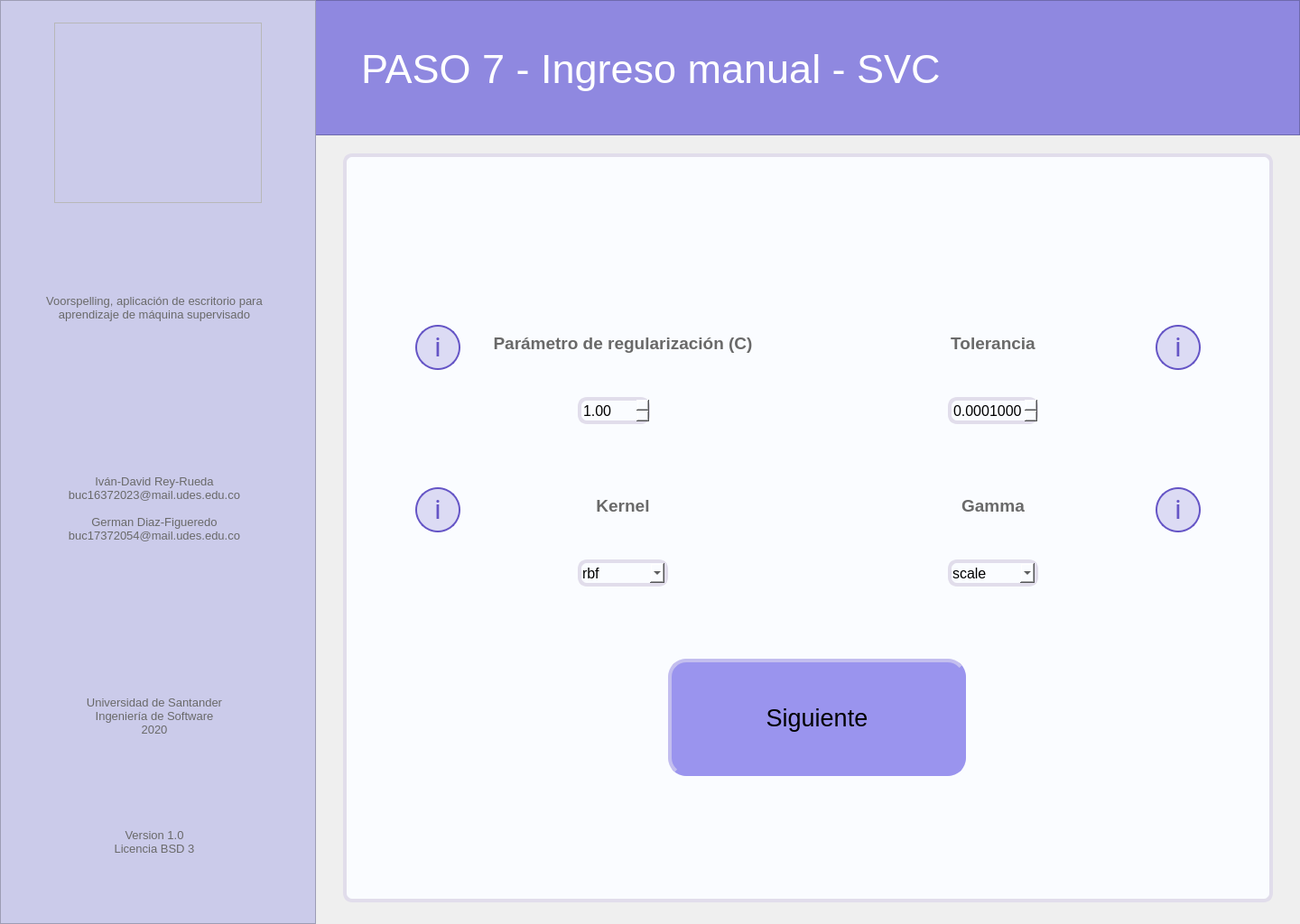
<?xml version="1.0" encoding="UTF-8"?>
<ui version="4.0">
 <class>MainWindow</class>
 <widget class="QMainWindow" name="MainWindow">
  <property name="geometry">
   <rect>
    <x>0</x>
    <y>0</y>
    <width>1440</width>
    <height>1024</height>
   </rect>
  </property>
  <property name="minimumSize">
   <size>
    <width>1440</width>
    <height>1024</height>
   </size>
  </property>
  <property name="maximumSize">
   <size>
    <width>1440</width>
    <height>1024</height>
   </size>
  </property>
  <property name="windowTitle">
   <string>Voorspelling</string>
  </property>
  <widget class="QWidget" name="centralwidget">
   <widget class="QFrame" name="left_bar">
    <property name="geometry">
     <rect>
      <x>0</x>
      <y>0</y>
      <width>350</width>
      <height>1024</height>
     </rect>
    </property>
    <property name="styleSheet">
     <string notr="true">background-color: rgb(203, 203, 234);

</string>
    </property>
    <property name="frameShape">
     <enum>QFrame::StyledPanel</enum>
    </property>
    <property name="frameShadow">
     <enum>QFrame::Raised</enum>
    </property>
    <widget class="QLabel" name="lbl_left_1">
     <property name="geometry">
      <rect>
       <x>18</x>
       <y>278</y>
       <width>306</width>
       <height>126</height>
      </rect>
     </property>
     <property name="font">
      <font>
       <pointsize>10</pointsize>
      </font>
     </property>
     <property name="styleSheet">
      <string notr="true">color: rgb(105, 105, 105);</string>
     </property>
     <property name="text">
      <string>Voorspelling, aplicación de escritorio para aprendizaje de máquina supervisado</string>
     </property>
     <property name="alignment">
      <set>Qt::AlignCenter</set>
     </property>
     <property name="wordWrap">
      <bool>true</bool>
     </property>
    </widget>
    <widget class="QLabel" name="lbl_left_2">
     <property name="geometry">
      <rect>
       <x>18</x>
       <y>500</y>
       <width>306</width>
       <height>126</height>
      </rect>
     </property>
     <property name="font">
      <font>
       <pointsize>10</pointsize>
      </font>
     </property>
     <property name="styleSheet">
      <string notr="true">color: rgb(105, 105, 105);</string>
     </property>
     <property name="text">
      <string>Iván-David Rey-Rueda
buc16372023@mail.udes.edu.co

German Diaz-Figueredo
buc17372054@mail.udes.edu.co</string>
     </property>
     <property name="alignment">
      <set>Qt::AlignCenter</set>
     </property>
     <property name="wordWrap">
      <bool>true</bool>
     </property>
    </widget>
    <widget class="QLabel" name="lbl_left_3">
     <property name="geometry">
      <rect>
       <x>18</x>
       <y>730</y>
       <width>306</width>
       <height>126</height>
      </rect>
     </property>
     <property name="font">
      <font>
       <pointsize>10</pointsize>
      </font>
     </property>
     <property name="styleSheet">
      <string notr="true">color: rgb(105, 105, 105);</string>
     </property>
     <property name="text">
      <string>Universidad de Santander
Ingeniería de Software
2020</string>
     </property>
     <property name="alignment">
      <set>Qt::AlignCenter</set>
     </property>
     <property name="wordWrap">
      <bool>true</bool>
     </property>
    </widget>
    <widget class="QLabel" name="lbl_left_4">
     <property name="geometry">
      <rect>
       <x>18</x>
       <y>870</y>
       <width>306</width>
       <height>126</height>
      </rect>
     </property>
     <property name="font">
      <font>
       <pointsize>10</pointsize>
      </font>
     </property>
     <property name="styleSheet">
      <string notr="true">color: rgb(105, 105, 105);</string>
     </property>
     <property name="text">
      <string>Version 1.0
Licencia BSD 3</string>
     </property>
     <property name="alignment">
      <set>Qt::AlignCenter</set>
     </property>
     <property name="wordWrap">
      <bool>true</bool>
     </property>
    </widget>
   </widget>
   <widget class="QFrame" name="logo">
    <property name="geometry">
     <rect>
      <x>60</x>
      <y>25</y>
      <width>230</width>
      <height>200</height>
     </rect>
    </property>
    <property name="styleSheet">
     <string notr="true">image: url(:/image/voorspelling_logo.png);</string>
    </property>
    <property name="frameShape">
     <enum>QFrame::StyledPanel</enum>
    </property>
    <property name="frameShadow">
     <enum>QFrame::Raised</enum>
    </property>
   </widget>
   <widget class="QFrame" name="up_bar">
    <property name="geometry">
     <rect>
      <x>0</x>
      <y>0</y>
      <width>1440</width>
      <height>150</height>
     </rect>
    </property>
    <property name="styleSheet">
     <string notr="true">background-color: rgb(143, 136, 224);</string>
    </property>
    <property name="frameShape">
     <enum>QFrame::StyledPanel</enum>
    </property>
    <property name="frameShadow">
     <enum>QFrame::Raised</enum>
    </property>
    <widget class="QLabel" name="lbl_tittle">
     <property name="geometry">
      <rect>
       <x>400</x>
       <y>40</y>
       <width>761</width>
       <height>72</height>
      </rect>
     </property>
     <property name="font">
      <font>
       <family>MS Shell Dlg 2</family>
       <pointsize>34</pointsize>
       <weight>50</weight>
       <italic>false</italic>
       <bold>false</bold>
      </font>
     </property>
     <property name="styleSheet">
      <string notr="true">border: none;
color: rgb(255, 255, 255);</string>
     </property>
     <property name="text">
      <string>PASO 7 - Ingreso manual - SVC</string>
     </property>
     <property name="scaledContents">
      <bool>false</bool>
     </property>
     <property name="alignment">
      <set>Qt::AlignLeading|Qt::AlignLeft|Qt::AlignVCenter</set>
     </property>
     <property name="wordWrap">
      <bool>true</bool>
     </property>
     <property name="margin">
      <number>0</number>
     </property>
     <property name="indent">
      <number>0</number>
     </property>
    </widget>
   </widget>
   <widget class="QFrame" name="main_area">
    <property name="geometry">
     <rect>
      <x>380</x>
      <y>170</y>
      <width>1030</width>
      <height>830</height>
     </rect>
    </property>
    <property name="styleSheet">
     <string notr="true">background-color: rgb(250, 252, 255);
border: 4px solid;
border-color: rgb(225, 221, 235);
border-radius: 10px;</string>
    </property>
    <property name="frameShape">
     <enum>QFrame::StyledPanel</enum>
    </property>
    <property name="frameShadow">
     <enum>QFrame::Raised</enum>
    </property>
    <widget class="QLabel" name="lbl_parametro_regularizacion">
     <property name="geometry">
      <rect>
       <x>130</x>
       <y>170</y>
       <width>360</width>
       <height>80</height>
      </rect>
     </property>
     <property name="font">
      <font>
       <pointsize>14</pointsize>
       <weight>75</weight>
       <bold>true</bold>
      </font>
     </property>
     <property name="styleSheet">
      <string notr="true">color: rgb(105, 105, 105);
border: none;</string>
     </property>
     <property name="text">
      <string>Parámetro de regularización (C)</string>
     </property>
     <property name="alignment">
      <set>Qt::AlignCenter</set>
     </property>
     <property name="wordWrap">
      <bool>true</bool>
     </property>
    </widget>
    <widget class="QLabel" name="lbl_tolerancia">
     <property name="geometry">
      <rect>
       <x>540</x>
       <y>170</y>
       <width>360</width>
       <height>80</height>
      </rect>
     </property>
     <property name="font">
      <font>
       <pointsize>14</pointsize>
       <weight>75</weight>
       <bold>true</bold>
      </font>
     </property>
     <property name="styleSheet">
      <string notr="true">color: rgb(105, 105, 105);
border: none;</string>
     </property>
     <property name="text">
      <string>Tolerancia</string>
     </property>
     <property name="alignment">
      <set>Qt::AlignCenter</set>
     </property>
     <property name="wordWrap">
      <bool>true</bool>
     </property>
    </widget>
    <widget class="QLabel" name="lbl_kernel">
     <property name="geometry">
      <rect>
       <x>130</x>
       <y>350</y>
       <width>360</width>
       <height>80</height>
      </rect>
     </property>
     <property name="font">
      <font>
       <pointsize>14</pointsize>
       <weight>75</weight>
       <bold>true</bold>
      </font>
     </property>
     <property name="styleSheet">
      <string notr="true">color: rgb(105, 105, 105);
border: none;</string>
     </property>
     <property name="text">
      <string>Kernel</string>
     </property>
     <property name="alignment">
      <set>Qt::AlignCenter</set>
     </property>
     <property name="wordWrap">
      <bool>true</bool>
     </property>
    </widget>
    <widget class="QLabel" name="lbl_gamma">
     <property name="geometry">
      <rect>
       <x>540</x>
       <y>350</y>
       <width>360</width>
       <height>80</height>
      </rect>
     </property>
     <property name="font">
      <font>
       <pointsize>14</pointsize>
       <weight>75</weight>
       <bold>true</bold>
      </font>
     </property>
     <property name="styleSheet">
      <string notr="true">color: rgb(105, 105, 105);
border: none;</string>
     </property>
     <property name="text">
      <string>Gamma</string>
     </property>
     <property name="alignment">
      <set>Qt::AlignCenter</set>
     </property>
     <property name="wordWrap">
      <bool>true</bool>
     </property>
    </widget>
    <widget class="QPushButton" name="btn_info_parametro_regularizacion">
     <property name="geometry">
      <rect>
       <x>80</x>
       <y>190</y>
       <width>50</width>
       <height>50</height>
      </rect>
     </property>
     <property name="styleSheet">
      <string notr="true">QPushButton{
background: rgba(101, 85, 198, 0.2);
border: 2px solid #6555C6;
box-sizing: border-box;
border-radius: 25px;


position: absolute;
width: 25px;
height: 44.55px;
font-family: Roboto;
font-style: normal;
font-weight: normal;
font-size: 30px;
line-height: 56px;
display: flex;
align-items: center;
text-align: center;

color: #6555C6;
}
QPushButton:hover{
background-color: rgb(190, 185, 250);
}
QPushButton:pressed{
background-color: rgb(160, 150, 240);
}</string>
     </property>
     <property name="text">
      <string>i</string>
     </property>
    </widget>
    <widget class="QPushButton" name="btn_info_kernel">
     <property name="geometry">
      <rect>
       <x>80</x>
       <y>370</y>
       <width>50</width>
       <height>50</height>
      </rect>
     </property>
     <property name="styleSheet">
      <string notr="true">QPushButton{
background: rgba(101, 85, 198, 0.2);
border: 2px solid #6555C6;
box-sizing: border-box;
border-radius: 25px;


position: absolute;
width: 25px;
height: 44.55px;
font-family: Roboto;
font-style: normal;
font-weight: normal;
font-size: 30px;
line-height: 56px;
display: flex;
align-items: center;
text-align: center;

color: #6555C6;
}
QPushButton:hover{
background-color: rgb(190, 185, 250);
}
QPushButton:pressed{
background-color: rgb(160, 150, 240);
}</string>
     </property>
     <property name="text">
      <string>i</string>
     </property>
    </widget>
    <widget class="QPushButton" name="btn_info_tolerancia">
     <property name="geometry">
      <rect>
       <x>900</x>
       <y>190</y>
       <width>50</width>
       <height>50</height>
      </rect>
     </property>
     <property name="styleSheet">
      <string notr="true">QPushButton{
background: rgba(101, 85, 198, 0.2);
border: 2px solid #6555C6;
box-sizing: border-box;
border-radius: 25px;


position: absolute;
width: 25px;
height: 44.55px;
font-family: Roboto;
font-style: normal;
font-weight: normal;
font-size: 30px;
line-height: 56px;
display: flex;
align-items: center;
text-align: center;

color: #6555C6;
}
QPushButton:hover{
background-color: rgb(190, 185, 250);
}
QPushButton:pressed{
background-color: rgb(160, 150, 240);
}</string>
     </property>
     <property name="text">
      <string>i</string>
     </property>
    </widget>
    <widget class="QPushButton" name="btn_info_gamma">
     <property name="geometry">
      <rect>
       <x>900</x>
       <y>370</y>
       <width>50</width>
       <height>50</height>
      </rect>
     </property>
     <property name="styleSheet">
      <string notr="true">QPushButton{
background: rgba(101, 85, 198, 0.2);
border: 2px solid #6555C6;
box-sizing: border-box;
border-radius: 25px;


position: absolute;
width: 25px;
height: 44.55px;
font-family: Roboto;
font-style: normal;
font-weight: normal;
font-size: 30px;
line-height: 56px;
display: flex;
align-items: center;
text-align: center;

color: #6555C6;
}
QPushButton:hover{
background-color: rgb(190, 185, 250);
}
QPushButton:pressed{
background-color: rgb(160, 150, 240);
}</string>
     </property>
     <property name="text">
      <string>i</string>
     </property>
    </widget>
    <widget class="QComboBox" name="cb_gamma">
     <property name="geometry">
      <rect>
       <x>670</x>
       <y>450</y>
       <width>100</width>
       <height>30</height>
      </rect>
     </property>
     <property name="font">
      <font>
       <pointsize>12</pointsize>
      </font>
     </property>
     <property name="currentIndex">
      <number>0</number>
     </property>
     <item>
      <property name="text">
       <string>scale</string>
      </property>
     </item>
     <item>
      <property name="text">
       <string>auto</string>
      </property>
     </item>
    </widget>
    <widget class="QDoubleSpinBox" name="sb_tolerancia">
     <property name="geometry">
      <rect>
       <x>670</x>
       <y>270</y>
       <width>100</width>
       <height>30</height>
      </rect>
     </property>
     <property name="font">
      <font>
       <pointsize>12</pointsize>
      </font>
     </property>
     <property name="decimals">
      <number>7</number>
     </property>
     <property name="minimum">
      <double>0.000001000000000</double>
     </property>
     <property name="maximum">
      <double>10.000000000000000</double>
     </property>
     <property name="singleStep">
      <double>0.000010000000000</double>
     </property>
     <property name="value">
      <double>0.000100000000000</double>
     </property>
    </widget>
    <widget class="QDoubleSpinBox" name="sb_parametro_regularizacion">
     <property name="geometry">
      <rect>
       <x>260</x>
       <y>270</y>
       <width>80</width>
       <height>30</height>
      </rect>
     </property>
     <property name="font">
      <font>
       <pointsize>12</pointsize>
      </font>
     </property>
     <property name="minimum">
      <double>1.000000000000000</double>
     </property>
     <property name="maximum">
      <double>100.000000000000000</double>
     </property>
     <property name="singleStep">
      <double>0.100000000000000</double>
     </property>
    </widget>
    <widget class="QPushButton" name="btn_next">
     <property name="geometry">
      <rect>
       <x>360</x>
       <y>560</y>
       <width>330</width>
       <height>130</height>
      </rect>
     </property>
     <property name="font">
      <font>
       <pointsize>20</pointsize>
       <kerning>true</kerning>
      </font>
     </property>
     <property name="styleSheet">
      <string notr="true">QPushButton{
background-color: rgb(154, 148, 238);
border-left-color: rgb(195, 190, 239);
border-top-color: rgb(195, 190, 239);
border-bottom-color: rgb(154, 148, 238);
border-right-color: rgb(154, 148, 238);
border-radius: 20px;
}
QPushButton:hover{
background-color: rgb(160, 155, 245);
}
QPushButton:pressed{
background-color: rgb(150, 140, 230);
border-left-color: rgb(140, 135, 220);
border-top-color: rgb(140, 135, 220);
border-bottom-color: rgb(195, 190, 239);
border-right-color: rgb(195, 190, 239);
}</string>
     </property>
     <property name="text">
      <string>Siguiente</string>
     </property>
     <property name="autoDefault">
      <bool>false</bool>
     </property>
    </widget>
    <widget class="QPushButton" name="btn_back">
     <property name="geometry">
      <rect>
       <x>60</x>
       <y>50</y>
       <width>70</width>
       <height>70</height>
      </rect>
     </property>
     <property name="styleSheet">
      <string notr="true">QPushButton{
background-image: url(:/botton/bxs-left-arrow-circle.svg);
border-radius: 35px;
border: none;


color: #6555C6;
}
QPushButton:hover{
background-color: rgb(235, 225, 250);

}
QPushButton:pressed{

background-color: qradialgradient(spread:pad, cx:0.5, cy:0.5, radius:0.5, fx:0.5, fy:0.5, stop:0 rgba(200, 190, 250, 205), stop:0.6 rgba(200, 190, 250, 205), stop:1 rgba(255, 255, 255, 0));

}

</string>
     </property>
     <property name="text">
      <string/>
     </property>
     <property name="iconSize">
      <size>
       <width>20</width>
       <height>20</height>
      </size>
     </property>
    </widget>
    <widget class="QComboBox" name="cb_kernel">
     <property name="geometry">
      <rect>
       <x>260</x>
       <y>450</y>
       <width>100</width>
       <height>30</height>
      </rect>
     </property>
     <property name="font">
      <font>
       <pointsize>12</pointsize>
      </font>
     </property>
     <property name="currentIndex">
      <number>0</number>
     </property>
     <item>
      <property name="text">
       <string>rbf</string>
      </property>
     </item>
     <item>
      <property name="text">
       <string>sigmoid</string>
      </property>
     </item>
    </widget>
   </widget>
   <zorder>up_bar</zorder>
   <zorder>left_bar</zorder>
   <zorder>logo</zorder>
   <zorder>main_area</zorder>
  </widget>
 </widget>
 <resources>
  <include location="Images_voor.qrc"/>
 </resources>
 <connections/>
</ui>
